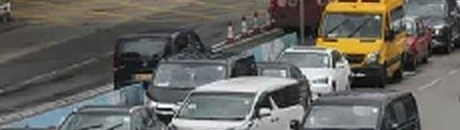
%> input picture images/failures/hk_sign_crop.jpg, 460 x 130 px
$ octave --eval "result = deblurRL(imread('../../images/failures/hk_sign_crop.jpg'));"   (GNU Octave 9; MATLAB toolbox functions it lacks are replaced by stand-ins)
%> lines starting %> are read from the running program, lines starting %| are printed output that depends on the picture
### toolbox/common/toDouble.m
function I = toDouble(I)
%TODOUBLE  Convert an image of any numeric class to double in the range [0,1].
%   I = TODOUBLE(I) maps uint8 (0..255) and uint16 (0..65535) to [0,1];
%   logical becomes 0/1. A double array is assumed to already be in [0,1]; it is
%   only divided by 255 when its maximum is clearly above 1.5 (a 0..255 image),
%   so a small overshoot caused by noise or sharpening is not mistaken for that.

switch class(I)
    case 'uint8',   I = double(I) / 255;
    case 'uint16',  I = double(I) / 65535;
    case 'logical', I = double(I);
    otherwise
        I = double(I);
        if ~isempty(I) && max(I(:)) > 1.5, I = I / 255; end
end
end

### toolbox/common/padImage.m
function P = padImage(I, pr, pc, mode, val)
%PADIMAGE  Pad an image by pr rows and pc columns on every side.
%   P = PADIMAGE(I, pr, pc, mode, val)
%   mode : 'replicate' (default) | 'symmetric' | 'zero' | 'constant' (uses val)
%   Works for gray (HxW) and multi-channel (HxWxC) arrays of any class.

if nargin < 4, mode = 'replicate'; end
if nargin < 5, val = 0; end
[r, c, ~] = size(I);
ri = (1-pr):(r+pr);
ci = (1-pc):(c+pc);
switch mode
    case 'replicate'
        P = I(min(max(ri,1),r), min(max(ci,1),c), :);
    case 'symmetric'
        P = I(mirrorIndex(ri, r), mirrorIndex(ci, c), :);
    case {'zero', 'constant'}
        if strcmp(mode, 'zero'), val = 0; end
        P = repmat(cast(val, 'like', I), r + 2*pr, c + 2*pc, size(I,3));
        P(pr+1:pr+r, pc+1:pc+c, :) = I;
    otherwise
        error('padImage:mode', 'Unknown padding mode "%s".', mode);
end
end

function k = mirrorIndex(i, n)
% Reflect out-of-range 1-based indices back into 1..n (symmetric extension).
k = mod(i - 1, 2*n);
m = k >= n;
k(m) = 2*n - 1 - k(m);
k = k + 1;
end

### toolbox/common/spatialFilter.m
function J = spatialFilter(I, K, padMode)
% [6 lines of commented-out code are left out]

if nargin < 3, padMode = 'replicate'; end
[kr, kc] = size(K);
if mod(kr,2) == 0 || mod(kc,2) == 0
    error('spatialFilter:kernel', 'Kernel dimensions must be odd.');
end
I = double(I);
P = padImage(I, (kr-1)/2, (kc-1)/2, padMode);
J = zeros(size(I));
for ch = 1:size(I,3)
    J(:,:,ch) = conv2(P(:,:,ch), rot90(K,2), 'valid');
end
end

### toolbox/common/gaussianKernel.m
function K = gaussianKernel(k, sigma)
%GAUSSIANKERNEL  Normalised 2-D Gaussian kernel of odd size k x k.
%   K = GAUSSIANKERNEL(k, sigma). If sigma is omitted, sigma = k/6.

if mod(k,2) == 0, k = k + 1; end
if nargin < 2 || isempty(sigma), sigma = k/6; end
r = (k-1)/2;
[x, y] = meshgrid(-r:r, -r:r);
K = exp(-(x.^2 + y.^2) / (2*sigma^2));
K = K / sum(K(:));
end

### toolbox/module1_enhancement/deblurRL.m
function J = deblurRL(I, sigma, iterations)
%DEBLURRL  Richardson-Lucy deconvolution of an out-of-focus / lightly blurred picture (Module 1).
%   J = DEBLURRL(I, sigma, iterations)
%   Model: observed = true image convolved with a Gaussian point-spread function of std sigma (pixels).
%   Richardson-Lucy keeps a guess E of the true image and repeats
%        E <- E .* ( PSF * ( observed ./ (PSF * E) ) )          (* = convolution, the PSF is symmetric)
%   which makes the blurred guess agree with the observation while keeping E positive. A few iterations
%   sharpen the characters; too many amplify noise and create ringing around edges, so the default is
%   modest (sigma 1.5, 10 iterations). Motion blur is not a Gaussian: it is only partly corrected.
%   For colour images only the V channel of HSV is deblurred.

if nargin < 2 || isempty(sigma), sigma = 1.5; end
if nargin < 3 || isempty(iterations), iterations = 10; end
I = toDouble(I);
if size(I, 3) == 3
    hsv = rgb2hsv(I);
    hsv(:,:,3) = deblurRL(hsv(:,:,3), sigma, iterations);
    J = hsv2rgb(hsv);
    return
end
psf = gaussianKernel(2 * ceil(3 * sigma) + 1, sigma);
obs = max(I, 1e-3);
E = obs;
for it = 1:round(iterations)
    est = max(spatialFilter(E, psf, 'symmetric'), 1e-3);
    E = E .* spatialFilter(obs ./ est, psf, 'symmetric');
    E = min(max(E, 1e-3), 1);
end
J = E;
end
%> in deblurRL, `hsv = rgb2hsv(I);`: hsv: size 130x460x3 double; mean H, S, V 0.323, 0.134, 0.421
%> call 2 of deblurRL, with sigma = 1.5, iterations = 10
%> in toDouble (call 2), `I = double(I);`:
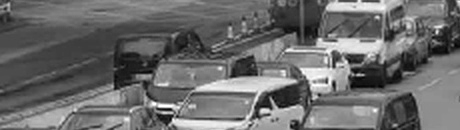
%> I: size 130x460 double; min 0.00392, max 1, mean 0.421
%> the loop in deblurRL (call 2), `for it = 1:round(iterations)` made 10 passes
%> pass 1, in padImage, `P = I(mirrorIndex(ri, r), mirrorIndex(ci, c), :);`:
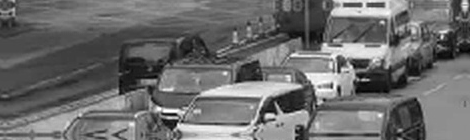
%> P: size 140x470 double; min 0.00392, max 1, mean 0.425
%> pass 1, in deblurRL (call 2), `est = max(spatialFilter(E, psf, 'symmetric'), 1e-3);`:
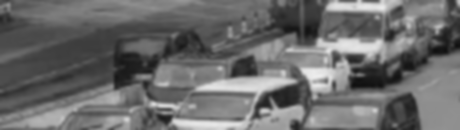
%> est: size 130x460 double; min 0.0641, max 0.93, mean 0.421
%> pass 1, in spatialFilter (call 2), `I = double(I);`:
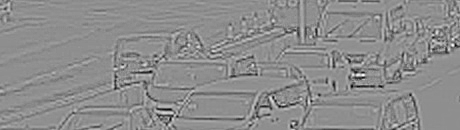
%> I: size 130x460 double; min 0.0303, max 1.76, mean 0.987; drawn with min black and max white
%> pass 1, in padImage (call 2), `P = I(mirrorIndex(ri, r), mirrorIndex(ci, c), :);`:
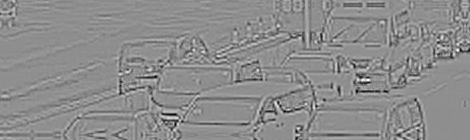
%> P: size 140x470 double; min 0.0303, max 1.76, mean 0.987; drawn with min black and max white
%> after the loop in deblurRL (call 2), `for it = 1:round(iterations)`:
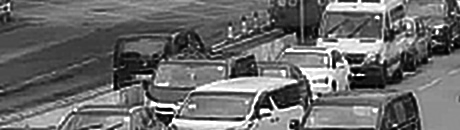
%> E: size 130x460 double; min 0.001, max 1, mean 0.421
%> in deblurRL, `hsv(:,:,3) = deblurRL(hsv(:,:,3), sigma, iterations);`: hsv: size 130x460x3 double; mean H, S, V 0.323, 0.134, 0.421
%> in deblurRL, `J = hsv2rgb(hsv);`:
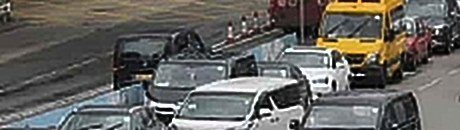
%> J: size 130x460x3 double; mean R, G, B 0.404, 0.398, 0.379

$ run again, on images/failures/hk_traffic.jpg
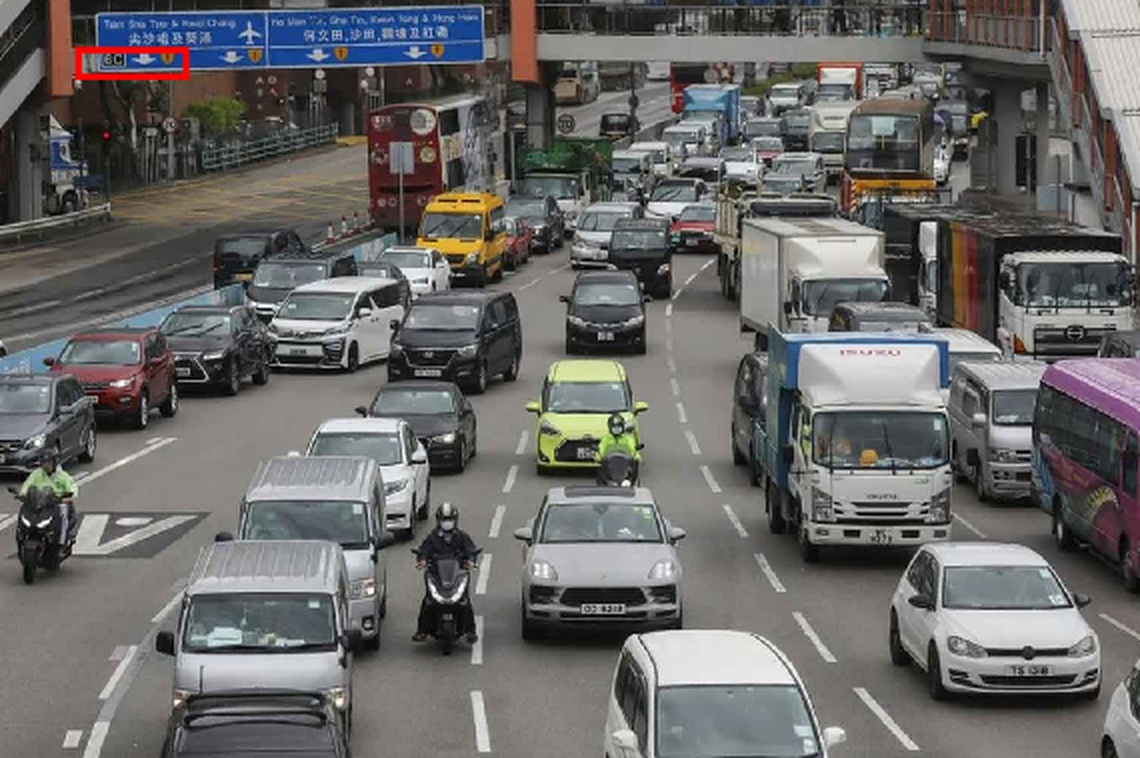
%> input picture images/failures/hk_traffic.jpg, 1140 x 758 px
%> the loop in deblurRL (call 2), `for it = 1:round(iterations)` made 10 passes
%> pass 1, in padImage (call 2), `P = I(mirrorIndex(ri, r), mirrorIndex(ci, c), :);`:
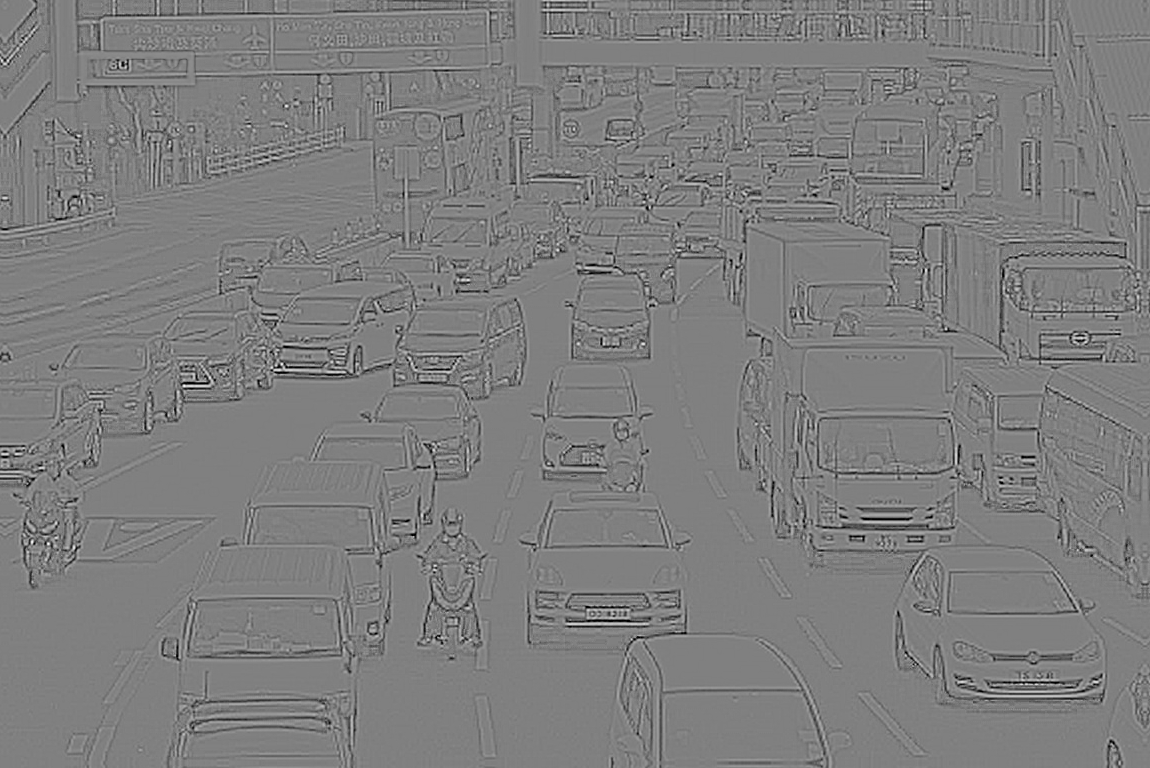
%> P: size 768x1150 double; min 0.00434, max 1.98, mean 0.985; drawn with min black and max white
%> in deblurRL, `J = hsv2rgb(hsv);`:
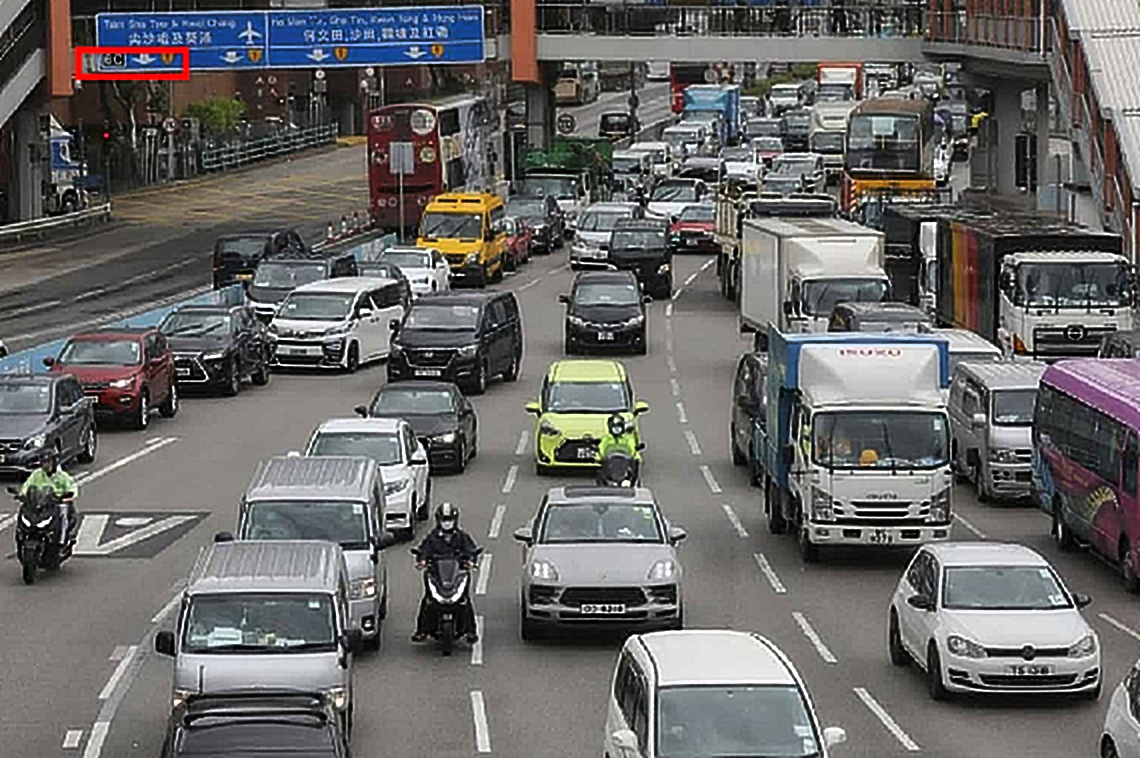
%> J: size 758x1140x3 double; mean R, G, B 0.413, 0.409, 0.406; mean of the top-left, top-right, bottom-left and bottom-right quarters 0.33, 0.411, 0.453, 0.445

$ run again, on images/failures/ka53_car.jpg
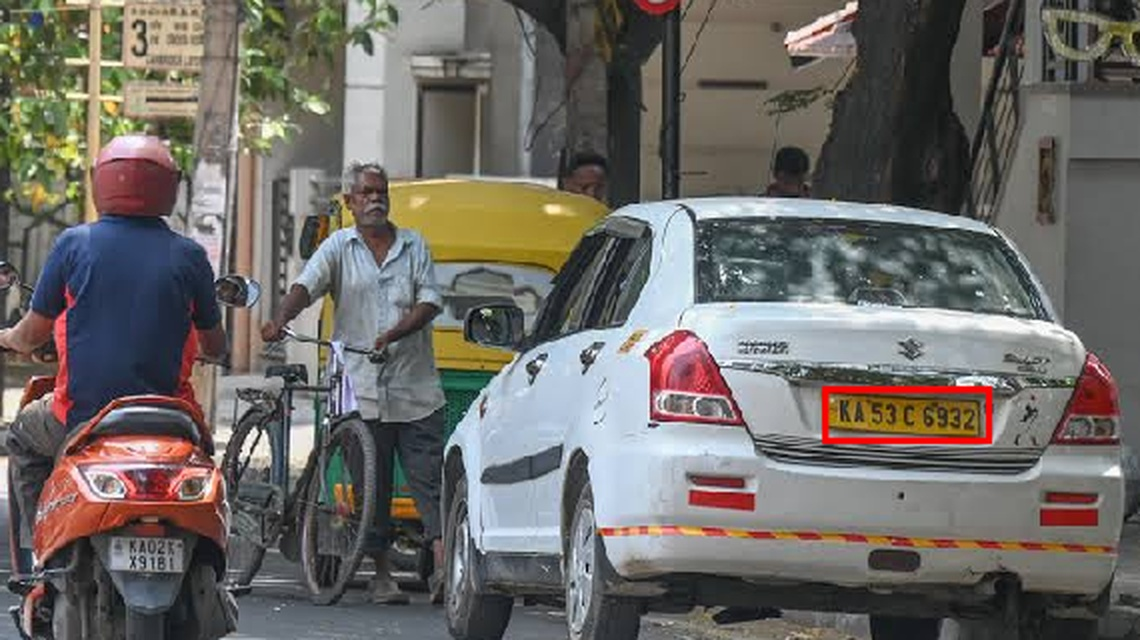
%> input picture images/failures/ka53_car.jpg, 1140 x 640 px
%> after the loop in deblurRL (call 2), `for it = 1:round(iterations)`:
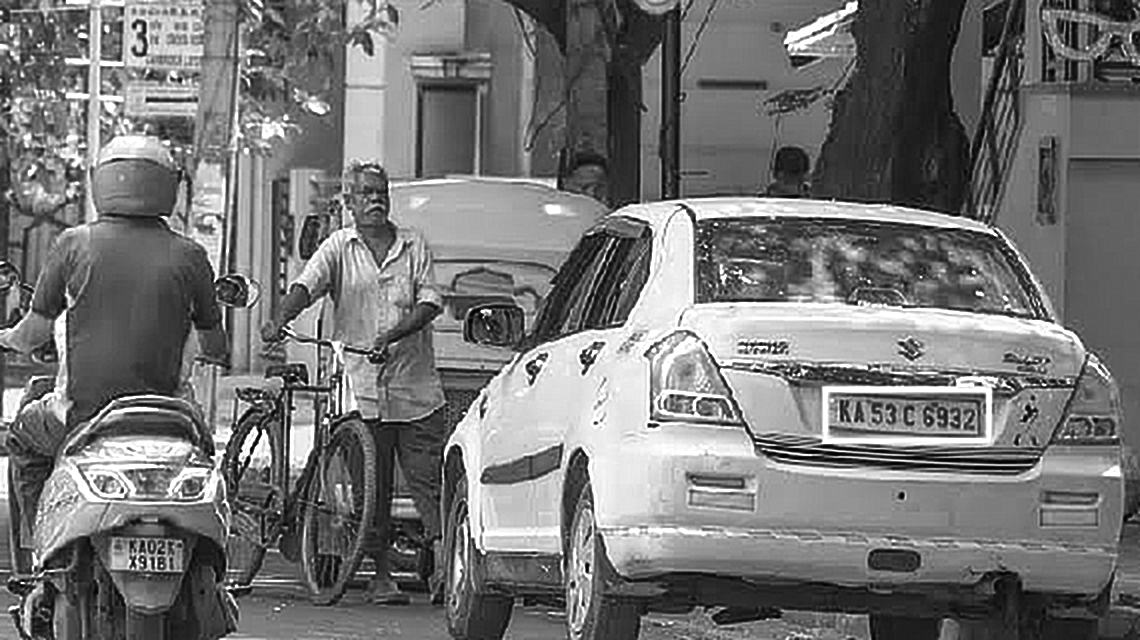
%> E: size 640x1140 double; min 0.001, max 1, mean 0.46
%> in deblurRL, `J = hsv2rgb(hsv);`:
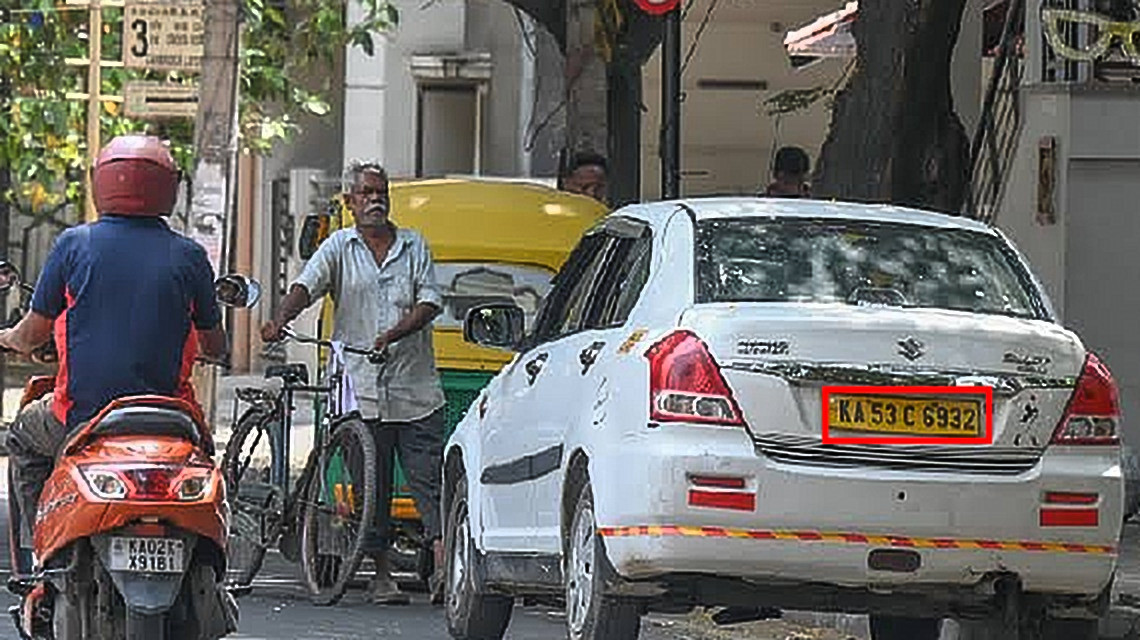
%> J: size 640x1140x3 double; mean R, G, B 0.431, 0.417, 0.401; mean of the top-left, top-right, bottom-left and bottom-right quarters 0.446, 0.355, 0.388, 0.474
